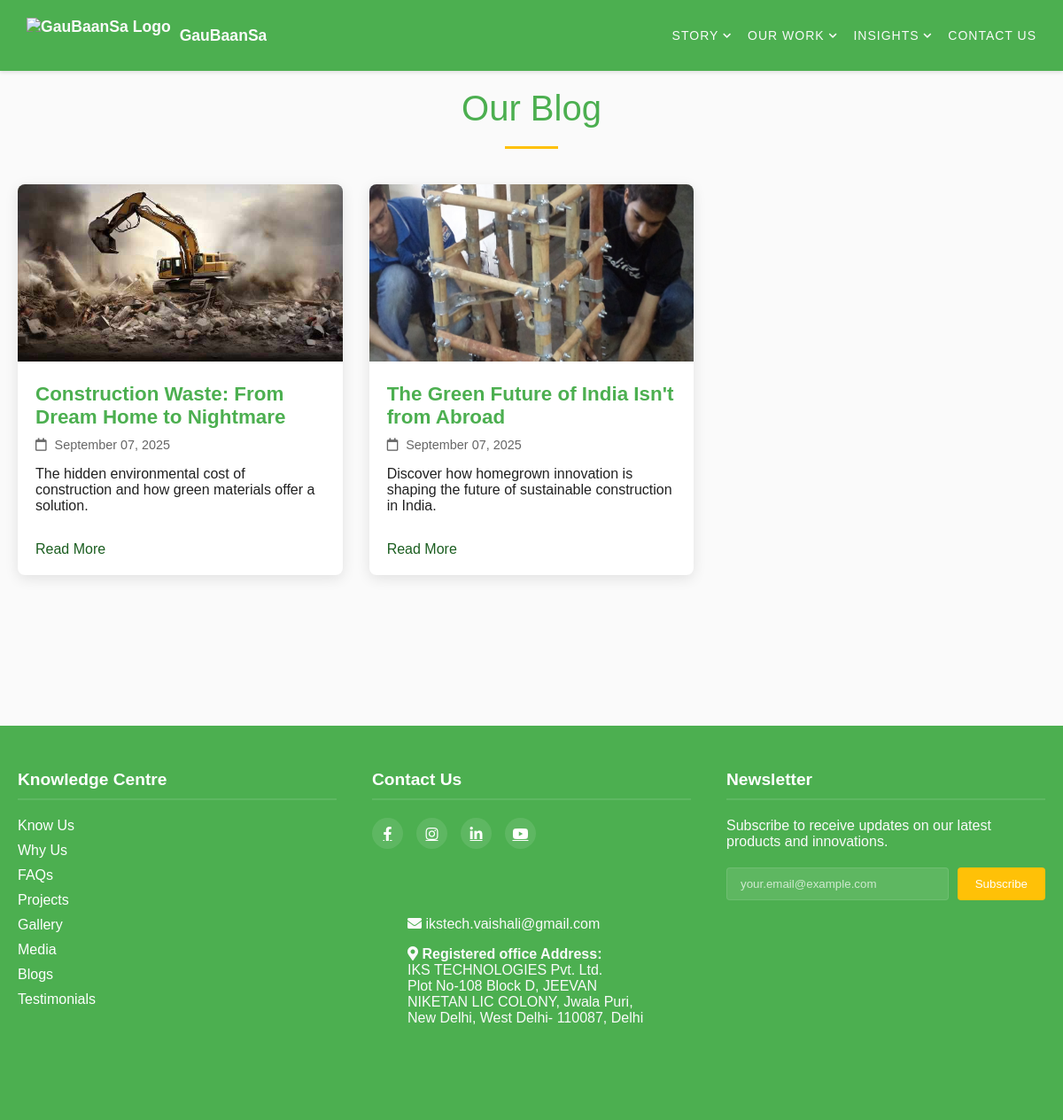
Page /blog on the committed database.
### app.py (models this page shows)
class Blog(db.Model):
    id = db.Column(db.Integer, primary_key=True)
    title = db.Column(db.String(200), nullable=False, unique=True)
    slug = db.Column(db.String(220), nullable=False, unique=True)
    content = db.Column(db.Text, nullable=False)
    image = db.Column(db.String(200), nullable=False)
    date_posted = db.Column(db.DateTime, nullable=False, default=datetime.utcnow)
    excerpt = db.Column(db.String(300), nullable=False)
    date_updated = db.Column(db.DateTime, nullable=False, default=datetime.utcnow, onupdate=datetime.utcnow)

### app.py (the view)
@app.route("/blog")
def blog():
    posts = Blog.query.order_by(Blog.date_posted.desc()).all()
    title = "GauBaanSa Blog | Insights on Sustainable Construction"
    description = "Read the latest articles and insights from the GauBaanSa team on green building technology, sustainable materials, and the future of construction in India."
    return render_template("blog.html", title=title, posts=posts, meta_description=description)

### app.py (called while the page is built)
@app.before_request
def handle_canonical_domain():
    if request.host == 'ikstech.co.in':
        new_url = request.url.replace('//ikstech.co.in', '//www.ikstech.co.in', 1)
        return redirect(new_url, code=301)

@app.context_processor
def inject_global_vars():
    return dict(
        cache_buster=int(time.time()),
        request=request,
        default_og_image=url_for('static', filename='images/logo.png', _external=True)
    )

### templates/blog.html
{% extends "base.html" %}
{% block content %}
<div class="blog-page">
    <h1>Our Blog</h1>
    <div class="blog-grid">
        {% for post in posts %}
        <article class="blog-card">
            <div class="blog-image">
                <img src="{{ url_for('static', filename=post.image) }}" alt="{{ post.title }}">
            </div>
            <div class="blog-content">
                <h2>{{ post.title }}</h2>
                <div class="blog-meta">
                    <span><i class="far fa-calendar"></i> {{ post.date_posted.strftime('%B %d, %Y') }}</span>
                </div>
                <p>{{ post.excerpt }}</p>
                <a href="{{ url_for('blog_post', slug=post.slug) }}" class="read-more">Read More</a>
            </div>
        </article>
        {% endfor %}
    </div>
</div>
{% endblock %}

### static/css/style.css (style rules this page uses)
html { box-sizing: border-box; }
*, *:before, *:after { box-sizing: inherit; }
html { scroll-behavior: smooth; }
body { font-family: 'Montserrat', Arial, sans-serif; margin: 0; padding: 0; background-color: var(--white); color: var(--text-dark); }
h1, h2, h3 { color: var(--primary); margin: 0 0 var(--spacing-md); transition: all 0.3s ease; }
h1 { font-size: 2.5em; font-weight: 300; text-align: center; position: relative; animation: fadeInUp 1s ease-out; }
h1:after { content: ''; display: block; width: 60px; height: 3px; background: var(--secondary); margin: var(--spacing-md) auto; animation: fadeIn 1.5s ease-out 0.5s both; }
h2 { position: relative; overflow: hidden; }
.card, .blog-card, .team-member, .service-card { background: var(--white); border-radius: 8px; overflow: hidden; box-shadow: var(--shadow-md); transition: all 0.4s cubic-bezier(0.175, 0.885, 0.32, 1.275); position: relative; }
.card::before, .blog-card::before, .team-member::before, .service-card::before { content: ''; position: absolute; top: 0; left: -100%; width: 100%; height: 100%; background: linear-gradient(90deg, transparent, rgba(255,255,255,0.4), transparent); transition: left 0.5s; }
.products-grid, .blog-grid, .gallery-grid, .team-grid, .services-grid { grid-template-columns: repeat(auto-fill, minmax(300px, 1fr)); }
.blog-page { max-width: 1200px; margin: 0 auto; padding: 0 20px 70px; }
.blog-grid { display: grid; grid-template-columns: repeat(auto-fill, minmax(350px, 1fr)); gap: 30px; margin-top: 40px; }
.blog-card { background: white; border-radius: 8px; overflow: hidden; box-shadow: 0 4px 15px rgba(0, 0, 0, 0.1); transition: transform 0.3s ease; }
.blog-image img { width: 100%; height: 200px; object-fit: cover; }
.blog-content { padding: 20px; }
.blog-content h2 { color: var(--primary); font-size: 1.4em; margin-bottom: 10px; }
.blog-meta { color: #666; font-size: 0.9em; margin-bottom: 15px; }
.blog-meta i { margin-right: 5px; }
.read-more { display: inline-block; color: #1b5e20; text-decoration: none; font-weight: 500; margin-top: 15px; transition: color 0.3s ease; }

### static/css/components/_variables.css (style rules this page uses)
:root { --primary: #4CAF50; --secondary: #FFC107; --accent: #F1F8E9; --text-dark: #212121; --text-light: #757575; --white: #FAFAFA; --danger: #e74c3c; --spacing-sm: 10px; --spacing-md: 20px; --spacing-lg: 30px; --spacing-xl: 40px; --shadow-sm: 0 2px 4px rgba(0,0,0,0.1); --shadow-md: 0 4px 8px rgba(0,0,0,0.15); --shadow-lg: 0 8px 16px rgba(0,0,0,0.2); --transition: all 0.3s ease; }

### static/css/components/_base.css (style rules this page uses)
html { scroll-behavior: smooth; }
body { font-family: 'Montserrat', Arial, sans-serif; margin: 0; padding: 0; background-color: var(--white); color: var(--text-dark); }

### rows in the picture
Blog: image (picture), title "Construction Waste: From Dream Home to Nightmare", date_posted "September 07, 2025", excerpt "The hidden environmental cost of construction and how green materials offer a solution."
Blog: image (picture), title "The Green Future of India Isn't from Abroad", date_posted "September 07, 2025", excerpt "Discover how homegrown innovation is shaping the future of sustainable construction in India."
